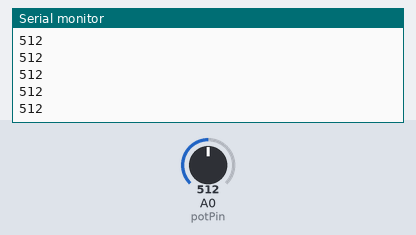
A sketch run on a simulated Arduino Uno, built with avr-gcc and run on an emulated ATmega328P. Parts: the last lines printed to the serial monitor. The inputs (shaded band) are chosen by the test bench; at power-on: A0 (potPin) = 512.

Above: at 1.2 s.
1.3 s: A0 (potPin) set to 716
At 1.8 s:
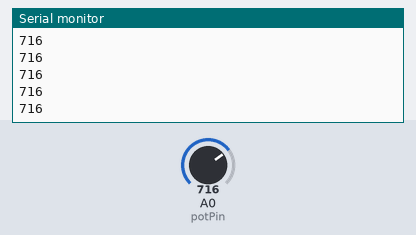
2.8 s: A0 (potPin) set to 900
At 3.7 s:
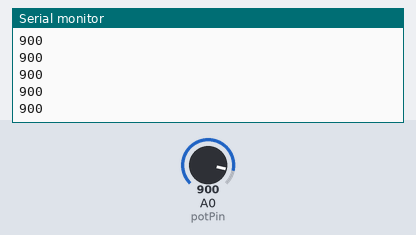
Timing chart, 0 to 5.8 s (numbered marks = the images above; inputs shaded):
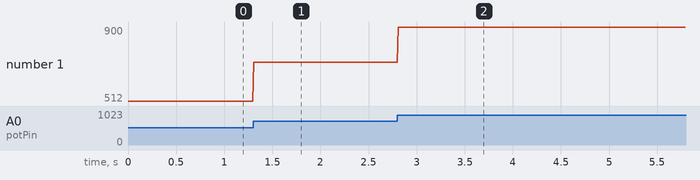

The sketch:

analog_input.ino
```cpp
// Analog Input to be transferred to Max
// - - - - - - - potentiometer > Max

// constant variable to hold the knob's pin number, analog pin 0
const int potPin = 0;
// declare an interger variable to be transferred over serial
int value;

void setup()
{
  Serial.begin(9600);
}

void loop()
{
   // read the potentiometer value
  value = analogRead(potPin);
  // Prints data to the serial port as human-readable ASCII text
  // followed by a carriage return character (ASCII 13, or '\r')
  Serial.println(value);
  // pauses the program 10 milliseconds
  delay(10);
}
```

Measured:
- after the input at 1.3 s, the serial monitor: prints a new line at once (image 1)
- after the input at 2.8 s, the serial monitor: prints a new line at once (image 2)
- plotted number 1: 512 → 716 after the input at 1.3 s, 716 → 900 after the input at 2.8 s
